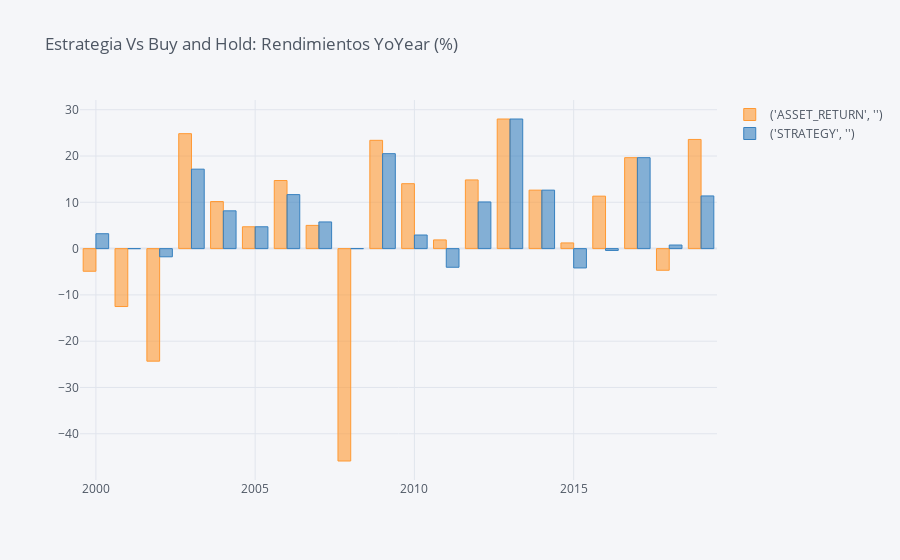

Notebook source saved alongside this figure:
### Code cell
yoy = pd.DataFrame(df[['ASSET_RETURN','STRATEGY']].resample('A').sum())
yoy['Year'] = yoy.index.year
yoy.set_index('Year', inplace=True)
yoy = yoy*100
yoy.iplot(kind='bar', title ='Estrategia Vs Buy and Hold: Rendimientos YoYear (%)')

### Figure 1 — Plotly figure (JSON) as saved in the notebook; plotly's stock layout.template omitted (floating-point values rounded to 4 significant figures)
{"data": [{"marker": {"color": "rgba(255, 153, 51, 0.6)", "line": {"color": "rgba(255, 153, 51, 1.0)", "width": 1}}, "name": "('ASSET_RETURN', '')", "orientation": "v", "text": "", "type": "bar", "x": [2000, 2001, 2002, 2003, 2004, 2005, 2006, 2007, 2008, 2009, 2010, 2011, 2012, 2013, 2014, 2015, 2016, 2017, 2018, 2019], "y": [-4.892, -12.51, -24.32, 24.83, 10.16, 4.715, 14.71, 5.018, -45.88, 23.39, 14.02, 1.877, 14.83, 28.0, 12.63, 1.227, 11.33, 19.64, -4.677, 23.58]}, {"marker": {"color": "rgba(55, 128, 191, 0.6)", "line": {"color": "rgba(55, 128, 191, 1.0)", "width": 1}}, "name": "('STRATEGY', '')", "orientation": "v", "text": "", "type": "bar", "x": [2000, 2001, 2002, 2003, 2004, 2005, 2006, 2007, 2008, 2009, 2010, 2011, 2012, 2013, 2014, 2015, 2016, 2017, 2018, 2019], "y": [3.215, 0, -1.77, 17.16, 8.159, 4.715, 11.66, 5.761, 0, 20.51, 2.938, -4.028, 10.08, 28.0, 12.63, -4.177, -0.3987, 19.64, 0.7734, 11.37]}], "layout": {"legend": {"bgcolor": "#F5F6F9", "font": {"color": "#4D5663"}}, "paper_bgcolor": "#F5F6F9", "plot_bgcolor": "#F5F6F9", "title": {"font": {"color": "#4D5663"}, "text": "Estrategia Vs Buy and Hold: Rendimientos YoYear (%)"}, "xaxis": {"gridcolor": "#E1E5ED", "showgrid": true, "tickfont": {"color": "#4D5663"}, "title": {"font": {"color": "#4D5663"}, "text": ""}, "zerolinecolor": "#E1E5ED"}, "yaxis": {"gridcolor": "#E1E5ED", "showgrid": true, "tickfont": {"color": "#4D5663"}, "title": {"font": {"color": "#4D5663"}, "text": ""}, "zerolinecolor": "#E1E5ED"}}}
